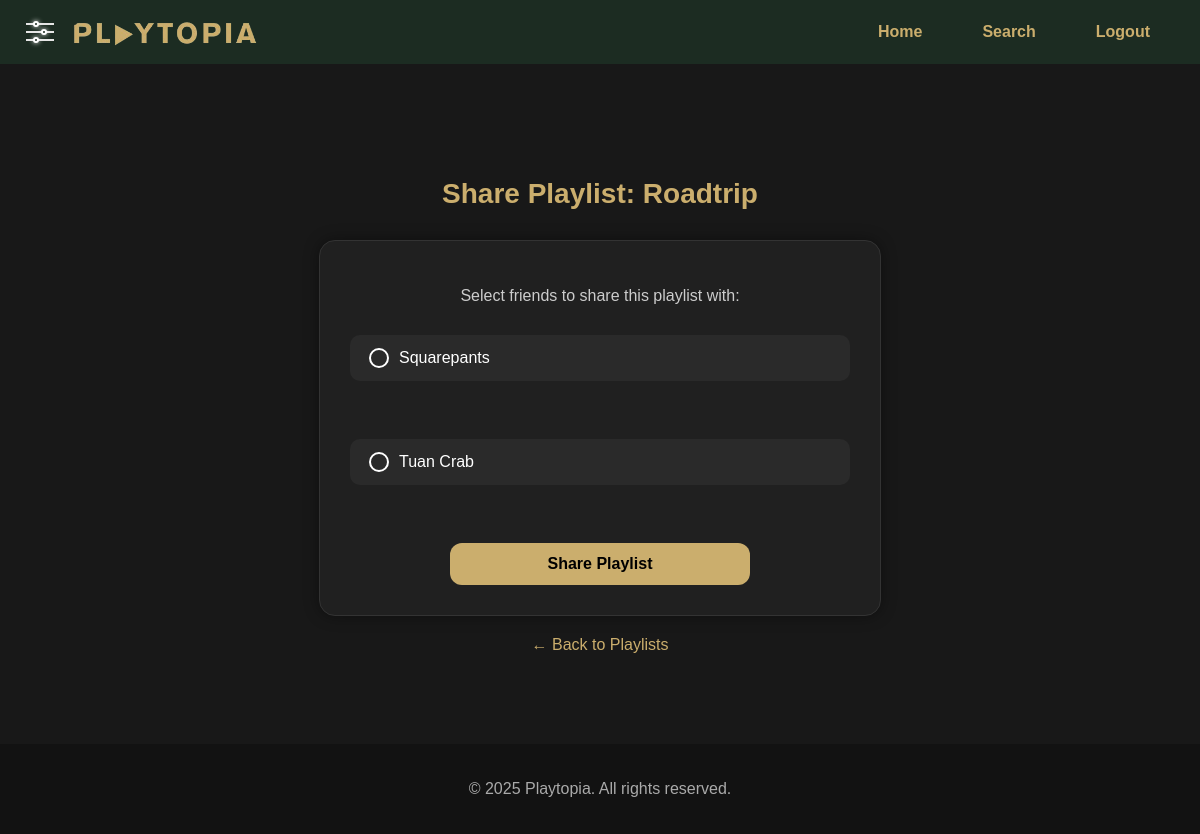
/Pages/SharePlaylist.php?id=2 (signed in), run on the app's committed database.
### tables this page shows
CREATE TABLE `playlists` (
  `id_playlist` int(11) NOT NULL,
  `id_user` int(11) NOT NULL,
  `playlist_name` varchar(100) NOT NULL,
  `description` text DEFAULT NULL,
  `cover_url` varchar(255) DEFAULT NULL,
  `created_at` datetime NOT NULL DEFAULT current_timestamp()
);

CREATE TABLE `users` (
  `id_user` int(11) NOT NULL,
  `username` varchar(26) NOT NULL,
  `email` varchar(100) NOT NULL CHECK (`email` like '%@%'),
  `password` varchar(255) NOT NULL,
  `created_at` date NOT NULL DEFAULT curdate(),
  `user_type` enum('admin','user') DEFAULT 'user'
);

### Pages/SharePlaylist.php (the view, shortened to what this page needs)
<?php
include '../connection.php';
$userId = $_SESSION['id_user'];
$playlistId = intval($_GET['id'] ?? 0);
$playlistRes = mysqli_query($connect, "SELECT * FROM playlists WHERE id_playlist=$playlistId AND id_user=$userId");
$playlist = mysqli_fetch_assoc($playlistRes);
$friendQuery = "
    SELECT u.id_user, u.username
    FROM users u
    INNER JOIN friends f
        ON ((f.id_user1 = $userId AND f.id_user2 = u.id_user) OR (f.id_user2 = $userId AND f.id_user1 = u.id_user))
        AND f.status = 'accepted'
    WHERE u.id_user != $userId
";
$friendsResult = mysqli_query($connect, $friendQuery);
?>
<!DOCTYPE html>
<html lang="en">
<head>
    <link rel="stylesheet" href="../CSS/SharePlaylist.css">
</head>
<body>
  <header class="playtopia-header">
      <button class="setting-btn">
          <span class="bar bar1"></span>
          <span class="bar bar2"></span>
          <span class="bar bar1"></span>
      </button>
      <div class="logo">
          <img src="../Assets/image/LogoPlaytopia1.png" alt="Logo">
      </div>
      <nav class="nav-links">
          <a href="Home.php"><b>Home</b></a>
          <a href="Search.php"><b>Search</b></a>
          <?php if (isset($_SESSION['id_user'])): ?>
              <a href="../LoginRegister/Logout.php"><b>Logout</b></a>
          <?php else: ?>
              <a href="../LoginRegister/FormRegister.html"><b>Register</b></a>
              <a href="../LoginRegister/FormLogin.html"><b>Login</b></a>
          <?php endif; ?>
      </nav>
  </header>
  <main class="share-playlist-container">
    <h2>Share Playlist: <?= htmlspecialchars($playlist['playlist_name']) ?></h2>
    <form method="POST" action="">
      <p>Select friends to share this playlist with:</p>
      <?php if ($friendsResult && mysqli_num_rows($friendsResult) > 0): ?>
        <?php while ($friend = mysqli_fetch_assoc($friendsResult)): ?>
          <label>
          <input type="checkbox" name="friend_ids[]" value="<?= $friend['id_user'] ?>" />
          <?= htmlspecialchars($friend['username']) ?>
          </label><br>
        <?php endwhile; ?>
        <button type="submit">Share Playlist</button>
        <?php else: ?>
        <p>You have no accepted friends to share with.</p>
      <?php endif; ?>
    </form>
    <a href="Playlist.php" class="back-link">← Back to Playlists</a>
  </main>
  <footer class="footer">
      <p>&copy; 2025 Playtopia. All rights reserved.</p>
  </footer>
</body>
</html>

### CSS/SharePlaylist.css (style rules this page uses)
body { margin: 0; font-family: Arial, sans-serif; background-color: #121212; color: white; }
.playtopia-header { display: flex; justify-content: space-between; align-items: center; background-color: #1c2c22; padding: 10px 20px; position: sticky; top: 0; }
.logo { font-size: 24px; font-weight: bold; color: white; }
.logo img { height: 30px; width: auto; margin: 8px 10px 0; }
.nav-links { display: flex; align-items: center; margin-left: auto; }
.nav-links a { margin: 0 30px; text-decoration: none; color: #cbae6d; font-weight: 520; font-family: Arial, Helvetica, sans-serif; }
.setting-btn { width: 40px; height: 40px; display: flex; flex-direction: column; align-items: center; justify-content: center; gap: 6px; background-color: #1c2c22; cursor: pointer; border: none; }
.bar { width: 100%; height: 2px; background-color: rgb(229, 229, 229); display: flex; align-items: center; justify-content: center; position: relative; }
.bar::before { content: ""; width: 2px; height: 2px; background-color: #1c2c22; position: absolute; border-radius: 50%; border: 2px solid white; transition: all 0.3s; box-shadow: 0px 0px 5px white; }
.bar1::before { transform: translateX(-4px); }
.bar2::before { transform: translateX(4px); }
.share-playlist-container { display: flex; flex-direction: column; align-items: center; justify-content: center; min-height: 80vh; background-color: #181818; padding: 20px; }
.share-playlist-container form { background-color: #202020; padding: 30px; border-radius: 16px; box-shadow: 0 0 15px rgba(0, 0, 0, 0.4); width: 100%; max-width: 500px; margin-top: 20px; display: flex; flex-direction: column; gap: 20px; border: 1px solid #333; }
.share-playlist-container h2 { font-size: 28px; margin-bottom: 10px; color: #cbae6d; text-align: center; }
.share-playlist-container p { font-size: 16px; margin-bottom: 10px; color: #ccc; text-align: center; }
.share-playlist-container label { display: flex; align-items: center; background-color: #2a2a2a; padding: 10px 15px; border-radius: 10px; cursor: pointer; transition: background-color 0.2s ease; }
.share-playlist-container input[type="checkbox"] { appearance: none; -webkit-appearance: none; background-color: transparent; border: 2px solid white; border-radius: 50%; width: 20px; height: 20px; cursor: pointer; position: relative; vertical-align: middle; margin-right: 10px; transition: background-color 0.2s, box-shadow 0.2s; }
.share-playlist-container button[type="submit"] { background-color: #cbae6d; color: black; font-weight: bold; padding: 12px 20px; font-size: 16px; border: none; border-radius: 12px; cursor: pointer; transition: background-color 0.3s ease; align-self: center; width: 60%; }
.back-link { margin-top: 20px; color: #cbae6d; text-decoration: none; transition: color 0.2s ease; }
.footer { background-color: #121212; text-align: center; color: #aaa; padding: 20px; }

### data on the page
playlists: playlist_name "Roadtrip"
users: username "Squarepants"
users: username "Tuan Crab"
